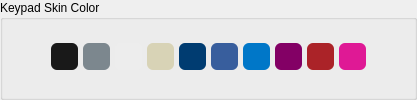
         <widget class="QGroupBox" name="groupBox_8">
          <property name="title">
           <string>Keypad Skin Color</string>
          </property>
          <layout class="QHBoxLayout" name="horizontalLayout_28">
           <property name="spacing">
            <number>5</number>
           </property>
           <property name="leftMargin">
            <number>8</number>
           </property>
           <property name="topMargin">
            <number>5</number>
           </property>
           <property name="rightMargin">
            <number>8</number>
           </property>
           <property name="bottomMargin">
            <number>8</number>
           </property>
           <item>
            <spacer name="horizontalSpacer_22">
             <property name="orientation">
              <enum>Qt::Horizontal</enum>
             </property>
             <property name="sizeHint" stdset="0">
              <size>
               <width>40</width>
               <height>20</height>
              </size>
             </property>
            </spacer>
           </item>
           <item>
            <widget class="QPushButton" name="buttonBlack">
             <property name="sizePolicy">
              <sizepolicy hsizetype="Fixed" vsizetype="Fixed">
               <horstretch>0</horstretch>
               <verstretch>0</verstretch>
              </sizepolicy>
             </property>
             <property name="minimumSize">
              <size>
               <width>27</width>
               <height>27</height>
              </size>
             </property>
             <property name="maximumSize">
              <size>
               <width>27</width>
               <height>27</height>
              </size>
             </property>
             <property name="styleSheet">
              <string notr="true">QPushButton {  background-color: rgb(25, 25, 25); border-radius:6px; }
QPushButton:pressed { 
	border: 3px solid gray;
	border-radius: 8px; 
}</string>
             </property>
             <property name="text">
              <string/>
             </property>
            </widget>
           </item>
           <item>
            <widget class="QPushButton" name="buttonSilver">
             <property name="sizePolicy">
              <sizepolicy hsizetype="Fixed" vsizetype="Fixed">
               <horstretch>0</horstretch>
               <verstretch>0</verstretch>
              </sizepolicy>
             </property>
             <property name="minimumSize">
              <size>
               <width>27</width>
               <height>27</height>
              </size>
             </property>
             <property name="maximumSize">
              <size>
               <width>27</width>
               <height>27</height>
              </size>
             </property>
             <property name="styleSheet">
              <string notr="true">QPushButton {  background-color: rgb(124, 135, 142); border-radius:6px; }
QPushButton:pressed { 
	border: 3px solid gray;
	border-radius: 8px; 
}</string>
             </property>
             <property name="text">
              <string/>
             </property>
            </widget>
           </item>
           <item>
            <widget class="QPushButton" name="buttonWhite">
             <property name="sizePolicy">
              <sizepolicy hsizetype="Fixed" vsizetype="Fixed">
               <horstretch>0</horstretch>
               <verstretch>0</verstretch>
              </sizepolicy>
             </property>
             <property name="minimumSize">
              <size>
               <width>27</width>
               <height>27</height>
              </size>
             </property>
             <property name="maximumSize">
              <size>
               <width>27</width>
               <height>27</height>
              </size>
             </property>
             <property name="styleSheet">
              <string notr="true">QPushButton {  background-color: rgb(237, 237, 237); border-radius:6px; }
QPushButton:pressed { 
	border: 3px solid gray;
	border-radius: 8px; 
}</string>
             </property>
             <property name="text">
              <string/>
             </property>
            </widget>
           </item>
           <item>
            <widget class="QPushButton" name="buttonGolden">
             <property name="sizePolicy">
              <sizepolicy hsizetype="Fixed" vsizetype="Fixed">
               <horstretch>0</horstretch>
               <verstretch>0</verstretch>
              </sizepolicy>
             </property>
             <property name="minimumSize">
              <size>
               <width>27</width>
               <height>27</height>
              </size>
             </property>
             <property name="maximumSize">
              <size>
               <width>27</width>
               <height>27</height>
              </size>
             </property>
             <property name="styleSheet">
              <string notr="true">QPushButton {  background-color: rgb(216, 211, 182); border-radius:6px; }
QPushButton:pressed { 
	border: 3px solid gray;
	border-radius: 8px; 
}</string>
             </property>
             <property name="text">
              <string/>
             </property>
            </widget>
           </item>
           <item>
            <widget class="QPushButton" name="buttonDenim">
             <property name="sizePolicy">
              <sizepolicy hsizetype="Fixed" vsizetype="Fixed">
               <horstretch>0</horstretch>
               <verstretch>0</verstretch>
              </sizepolicy>
             </property>
             <property name="minimumSize">
              <size>
               <width>27</width>
               <height>27</height>
              </size>
             </property>
             <property name="maximumSize">
              <size>
               <width>27</width>
               <height>27</height>
              </size>
             </property>
             <property name="styleSheet">
              <string notr="true">QPushButton {  background-color: rgb(0, 60, 113); border-radius:6px; }QPushButton:pressed {
	border: 3px solid gray;
	border-radius: 8px; 
}
</string>
             </property>
             <property name="text">
              <string/>
             </property>
            </widget>
           </item>
           <item>
            <widget class="QPushButton" name="buttonTrueBlue">
             <property name="sizePolicy">
              <sizepolicy hsizetype="Fixed" vsizetype="Fixed">
               <horstretch>0</horstretch>
               <verstretch>0</verstretch>
              </sizepolicy>
             </property>
             <property name="minimumSize">
              <size>
               <width>27</width>
               <height>27</height>
              </size>
             </property>
             <property name="maximumSize">
              <size>
               <width>27</width>
               <height>27</height>
              </size>
             </property>
             <property name="styleSheet">
              <string notr="true">QPushButton { background-color: rgb(56, 94, 157); border-radius:6px; }
QPushButton:pressed { 
	border: 3px solid gray;
	border-radius: 8px; 
}</string>
             </property>
             <property name="text">
              <string/>
             </property>
            </widget>
           </item>
           <item>
            <widget class="QPushButton" name="buttonLightning">
             <property name="sizePolicy">
              <sizepolicy hsizetype="Fixed" vsizetype="Fixed">
               <horstretch>0</horstretch>
               <verstretch>0</verstretch>
              </sizepolicy>
             </property>
             <property name="minimumSize">
              <size>
               <width>27</width>
               <height>27</height>
              </size>
             </property>
             <property name="maximumSize">
              <size>
               <width>27</width>
               <height>27</height>
              </size>
             </property>
             <property name="styleSheet">
              <string notr="true">QPushButton {  background-color: rgb(0, 119, 200); border-radius:6px; }
QPushButton:pressed { 
	border: 3px solid gray;
	border-radius: 8px; 
}</string>
             </property>
             <property name="text">
              <string/>
             </property>
            </widget>
           </item>
           <item>
            <widget class="QPushButton" name="buttonPlum">
             <property name="sizePolicy">
              <sizepolicy hsizetype="Fixed" vsizetype="Fixed">
               <horstretch>0</horstretch>
               <verstretch>0</verstretch>
              </sizepolicy>
             </property>
             <property name="minimumSize">
              <size>
               <width>27</width>
               <height>27</height>
              </size>
             </property>
             <property name="maximumSize">
              <size>
               <width>27</width>
               <height>27</height>
              </size>
             </property>
             <property name="styleSheet">
              <string notr="true">QPushButton {  background-color: rgb(131, 0, 101); border-radius:6px; }
QPushButton:pressed { 
	border: 3px solid gray;
	border-radius: 8px; 
}</string>
             </property>
             <property name="text">
              <string/>
             </property>
            </widget>
           </item>
           <item>
            <widget class="QPushButton" name="buttonRed">
             <property name="sizePolicy">
              <sizepolicy hsizetype="Fixed" vsizetype="Fixed">
               <horstretch>0</horstretch>
               <verstretch>0</verstretch>
              </sizepolicy>
             </property>
             <property name="minimumSize">
              <size>
               <width>27</width>
               <height>27</height>
              </size>
             </property>
             <property name="maximumSize">
              <size>
               <width>27</width>
               <height>27</height>
              </size>
             </property>
             <property name="styleSheet">
              <string notr="true">QPushButton {  background-color: rgb(171, 35, 40); border-radius:6px; }
QPushButton:pressed { 
	border: 3px solid gray;
	border-radius: 8px; 
}</string>
             </property>
             <property name="text">
              <string/>
             </property>
            </widget>
           </item>
           <item>
            <widget class="QPushButton" name="buttonPink">
             <property name="sizePolicy">
              <sizepolicy hsizetype="Fixed" vsizetype="Fixed">
               <horstretch>0</horstretch>
               <verstretch>0</verstretch>
              </sizepolicy>
             </property>
             <property name="minimumSize">
              <size>
               <width>27</width>
               <height>27</height>
              </size>
             </property>
             <property name="maximumSize">
              <size>
               <width>27</width>
               <height>27</height>
              </size>
             </property>
             <property name="styleSheet">
              <string notr="true">QPushButton {  background-color: rgb(223, 25, 149); border-radius:6px; }
QPushButton:pressed { 
	border: 3px solid gray;
	border-radius: 8px; 
}</string>
             </property>
             <property name="text">
              <string/>
             </property>
            </widget>
           </item>
           <item>
            <spacer name="horizontalSpacer_21">
             <property name="orientation">
              <enum>Qt::Horizontal</enum>
             </property>
             <property name="sizeHint" stdset="0">
              <size>
               <width>40</width>
               <height>20</height>
              </size>
             </property>
            </spacer>
           </item>
          </layout>
         </widget>
